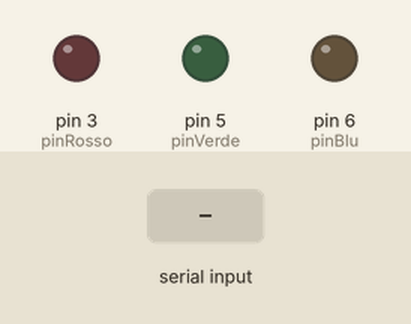
Simulated run of this sketch. Board: Arduino Uno, built with avr-gcc and run on an emulated ATmega328P. Shown: output pins drawn as LEDs (lit = HIGH). The inputs (shaded band) are chosen by the test bench.

Above: at 1.2 s.
1.3 s: "Gioia\n" received over Serial
At 2.1 s:
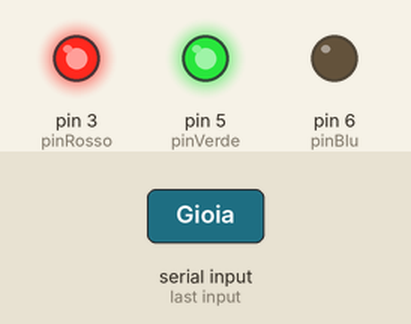
2.8 s: "Invidia\n" received over Serial
At 3.3 s:
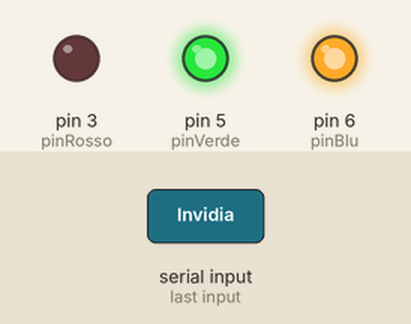
4.3 s: "Rabbia\n" received over Serial
At 5.5 s:
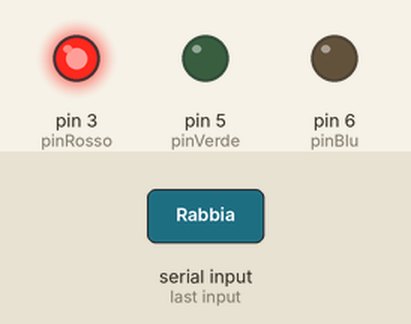
5.8 s: "Ansia\n" received over Serial
At 6.7 s:
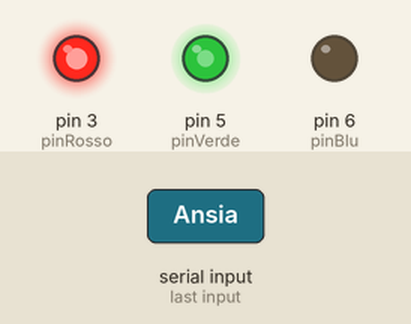
7.3 s: "Disgusto\n" received over Serial
At 8.0 s:
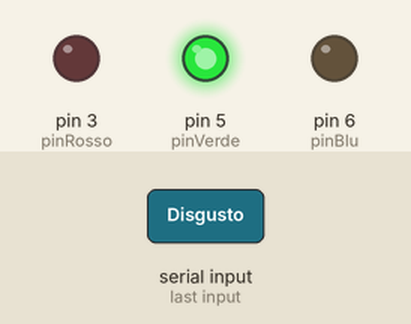
8.8 s: "Ennui\n" received over Serial
At 10.2 s:
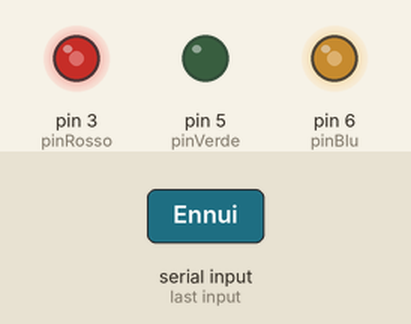
Timing chart, 0 to 11.3 s (numbered marks = the images above; inputs shaded):
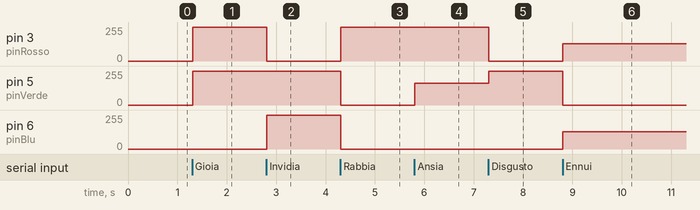

The sketch:

led.ino
```cpp
#include <Arduino.h>
#include <String.h>

const int pinRosso = 3;
const int pinVerde = 5;
const int pinBlu = 6;

void setup() {
  Serial.begin(9600);
  pinMode(pinRosso, OUTPUT);
  pinMode(pinVerde, OUTPUT);
  pinMode(pinBlu, OUTPUT);
}

void loop() {
  if (Serial.available() > 0) {
    String personaggio = Serial.readStringUntil('\n');
    personaggio.trim();

    if (personaggio == "Gioia") {
      setColor(255, 255, 0); // Giallo
    } else if (personaggio == "Invidia") {
      setColor(0, 255, 255); // Verde Acqua
    } else if (personaggio == "Rabbia") {
      setColor(255, 0, 0); // Rosso
    } else if (personaggio == "Ansia") {
      setColor(255, 165, 0); // Arancione
    } else if (personaggio == "Disgusto") {
      setColor(0, 255, 0); // Verde
    } else if (personaggio == "Ennui") {
      setColor(128, 0, 128); // Viola
    } else if (personaggio == "Imbarazzo") {
      setColor(255, 192, 203); // Rosa
    } else if (personaggio == "Tristezza") {
      setColor(0, 0, 255); // Blu
    } else if (personaggio == "Paura") {
      setColor(230, 230, 250); // Lilla
    }
  }
}

void setColor(int rosso, int verde, int blu) {
  analogWrite(pinRosso, rosso);
  analogWrite(pinVerde, verde);
  analogWrite(pinBlu, blu);
}
```

Measured:
- after the input at 1.3 s, pin 3 (pinRosso), pin 5 (pinVerde): 0/255 → 255/255 at once
- after the input at 2.8 s, pin 3 (pinRosso): 255/255 → 0/255 at once; pin 6 (pinBlu): 0/255 → 255/255 at once
- after the input at 4.3 s, pin 3 (pinRosso): 0/255 → 255/255 at once; pin 5 (pinVerde), pin 6 (pinBlu): 255/255 → 0/255 at once
- after the input at 5.8 s, pin 5 (pinVerde): 0/255 → 165/255 at once
- after the input at 7.3 s, pin 3 (pinRosso): 255/255 → 0/255 at once; pin 5 (pinVerde): 165/255 → 255/255 at once
- after the input at 8.8 s, pin 3 (pinRosso), pin 6 (pinBlu): 0/255 → 128/255 at once; pin 5 (pinVerde): 255/255 → 0/255 at once
